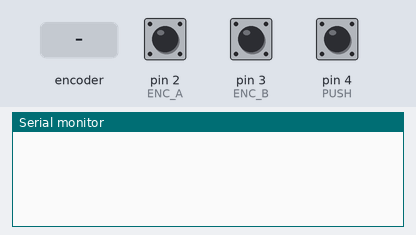
This sketch was run on a simulated Arduino Nano, built with avr-gcc and run on an emulated ATmega328P. Shown: the last lines printed to the serial monitor. Inputs (shaded band) come from the test bench; at power-on: pin 4 (PUSH) HIGH, pin 2 (ENC_A) HIGH, pin 3 (ENC_B) HIGH.

Above: at 1.2 s.
1.3 s: rotary encoder on pin 2 (ENC_A) / pin 3 (ENC_B) turned 1 step (first pin leading)
At 2.6 s:
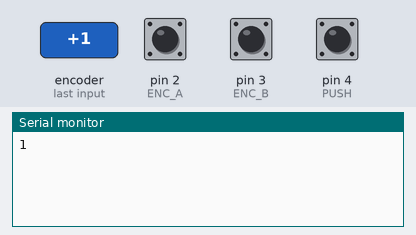
3.0 s: pin 4 (PUSH) pulled LOW for 0.15 s
At 3.6 s:
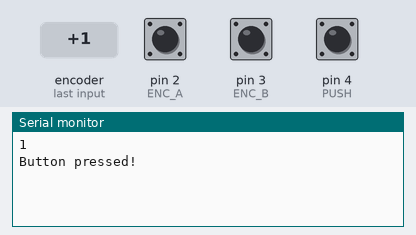
4.6 s: rotary encoder on pin 2 (ENC_A) / pin 3 (ENC_B) turned 1 step (first pin leading)
At 5.1 s:
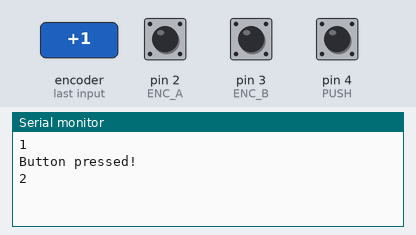

The sketch:

TestEncoder.ino
```cpp
/* Based on Oleg Mazurov's code for rotary encoder interrupt service routines for AVR micros
   here https://chome.nerpa.tech/mcu/reading-rotary-encoder-on-arduino/
   and using interrupts https://chome.nerpa.tech/mcu/rotary-encoder-interrupt-service-routine-for-avr-micros/

   This example does not use the port read method. Tested with Nano and ESP32
   both encoder A and B pins must be connected to interrupt enabled pins, see here for more info:
   https://www.arduino.cc/reference/en/language/functions/external-interrupts/attachinterrupt/
*/

// Define rotary encoder pins
#define ENC_A 2
#define ENC_B 3
#define PUSH 4

unsigned long _lastIncReadTime = micros();
unsigned long _lastDecReadTime = micros();
int _pauseLength = 25000;
int _fastIncrement = 10;

volatile int counter = 0;

void setup() {

  // Set encoder pins and attach interrupts
  pinMode(ENC_A, INPUT_PULLUP);
  pinMode(ENC_B, INPUT_PULLUP);
  pinMode(PUSH, INPUT_PULLUP);
  attachInterrupt(digitalPinToInterrupt(ENC_A), read_encoder, CHANGE);
  attachInterrupt(digitalPinToInterrupt(ENC_B), read_encoder, CHANGE);

  // Start the serial monitor to show output
  Serial.begin(115200);
}

void loop() {
  static int lastCounter = 0;

  // If count has changed print the new value to serial
  if(counter != lastCounter){
    Serial.println(counter);
    lastCounter = counter;
  }

  bool currentState = digitalRead(PUSH);
  if (currentState == false) {
    Serial.println("Button pressed!");
    while (digitalRead(PUSH) == false) {
      // do nothing
    }
  }

}

void read_encoder() {
  // Encoder interrupt routine for both pins. Updates counter
  // if they are valid and have rotated a full indent

  static uint8_t old_AB = 3;  // Lookup table index
  static int8_t encval = 0;   // Encoder value
  static const int8_t enc_states[]  = {0,-1,1,0,1,0,0,-1,-1,0,0,1,0,1,-1,0}; // Lookup table

  old_AB <<=2;  // Remember previous state

  if (digitalRead(ENC_A)) old_AB |= 0x02; // Add current state of pin A
  if (digitalRead(ENC_B)) old_AB |= 0x01; // Add current state of pin B

  encval += enc_states[( old_AB & 0x0f )];

  // Update counter if encoder has rotated a full indent, that is at least 4 steps
  if( encval > 3 ) {        // Four steps forward
    int changevalue = 1;
    if((micros() - _lastIncReadTime) < _pauseLength) {
      changevalue = _fastIncrement * changevalue;
    }
    _lastIncReadTime = micros();
    counter = counter + changevalue;              // Update counter
    encval = 0;
  }
  else if( encval < -3 ) {        // Four steps backward
    int changevalue = -1;
    if((micros() - _lastDecReadTime) < _pauseLength) {
      changevalue = _fastIncrement * changevalue;
    }
    _lastDecReadTime = micros();
    counter = counter + changevalue;              // Update counter
    encval = 0;
  }

  if (counter == -1) {
    counter = 19;
  }
  counter = counter % 20;

}
```

Measured:
- after the input at 1.3 s, the serial monitor: prints a new line after 0.08 s (image 1)
- after the input at 3.0 s, the serial monitor: prints a new line at once (image 2)
- after the input at 4.6 s, the serial monitor: prints a new line after 0.08 s (image 3)
